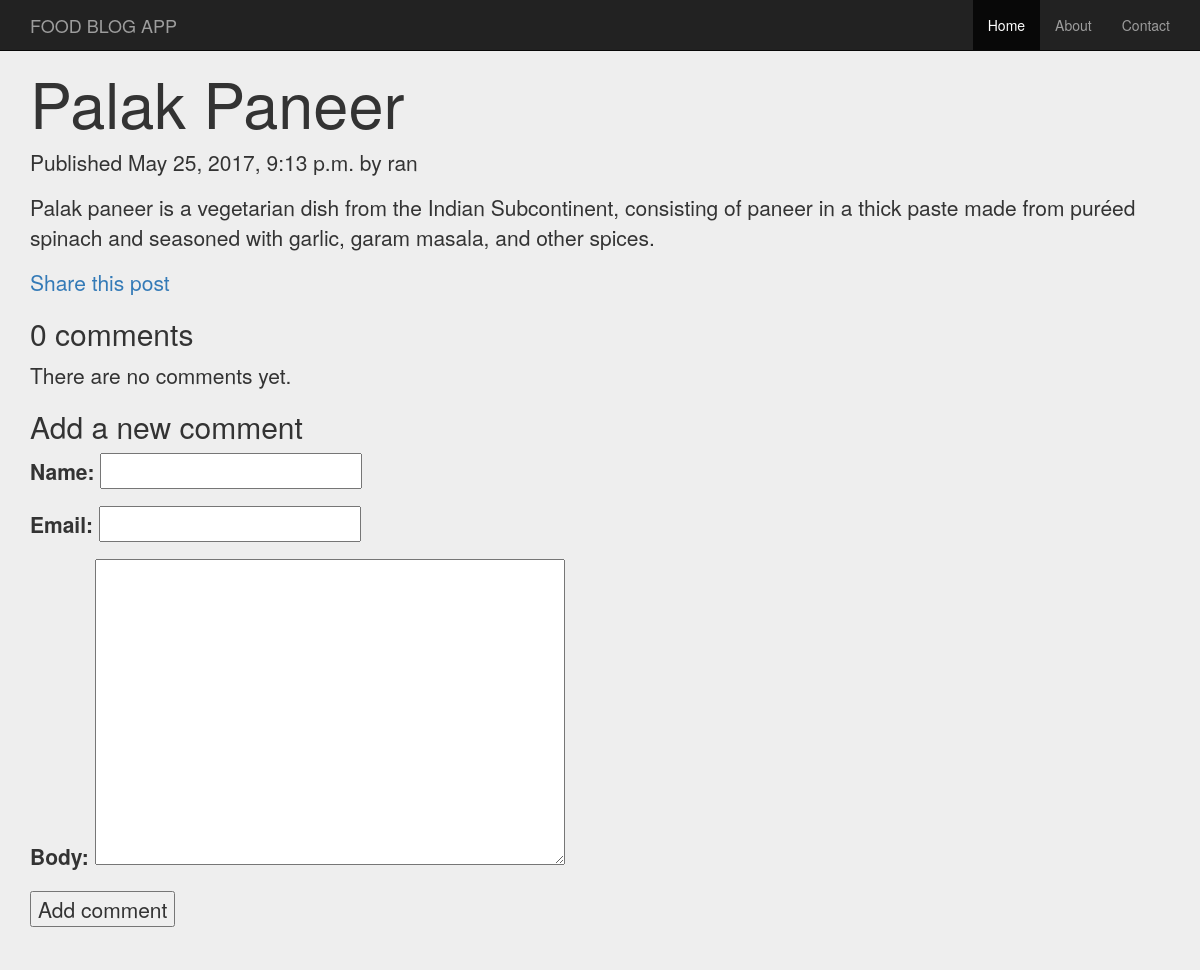
The page /foodblog/2017/05/25/palak-paneer/ on the database as committed earlier.
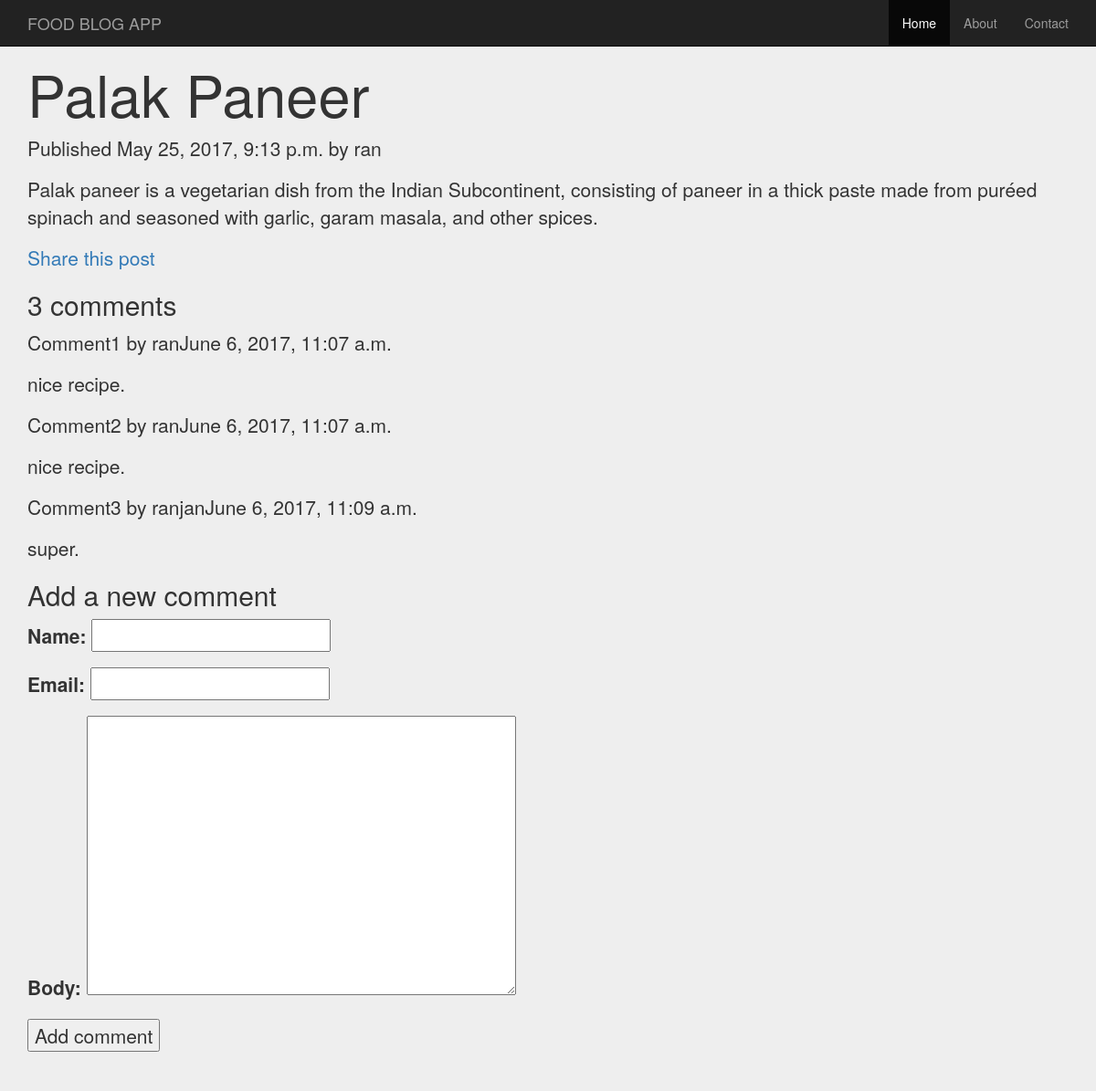
The same page on the database as committed later.
### foodblog/models.py (models this page shows, shortened)
class Post(models.Model):
    STATUS_CHOICES = (
    ('draft', 'Draft'),
    ('published', 'Published'),
    )
    title = models.CharField(max_length=250)
    slug = models.SlugField(max_length=250, unique_for_date='publish')
    author = models.ForeignKey(User, related_name='foodblog_posts')
    body = models.TextField()
    publish = models.DateTimeField(default=timezone.now)
    created = models.DateTimeField(auto_now_add=True)
    updated = models.DateTimeField(auto_now=True)
    status = models.CharField(max_length=10,
    choices=STATUS_CHOICES,
    default='draft')
    class Meta:
        ordering = ('-publish',)

class Comment(models.Model):
    post = models.ForeignKey(Post,related_name='comments')
    name=models.CharField(max_length=80)
    email=models.EmailField()
    body=models.TextField()
    created=models.DateTimeField(auto_now_add=True)
    updated=models.DateTimeField(auto_now=True)
    active=models.BooleanField(default=True)
    class Meta:
        ordering=('created',)

### foodblog/views.py (the view)
def post_detail(request,year,month,day,post):
	post=get_object_or_404(Post,slug=post,
		status='published',
		publish__year=year,
		publish__month=month,
		publish__day=day)
	comments=post.comments.filter(active=True)
	if request.method == 'POST':
		comment_form=CommentForm(data=request.POST)
		if comment_form.is_valid():
			new_comment=comment_form.save(commit=False)
			new_comment.post=post
			new_comment.save()
	else:
		comment_form=CommentForm()
	return render(request,'foodblog/post/detail.html',
		{'post':post,
		'comments':comments,
		'comment_form':comment_form})

### foodblog/forms.py
class CommentForm(forms.ModelForm):
	class Meta:
		model=Comment
		fields=('name','email','body')

### foodblog/templates/foodblog/post/detail.html (shortened to what this page needs)
{% extends "foodblog/base.html" %}
{% block content %}
	<h1>{{ post.title }}</h1>
	<p class="date">
		Published {{ post.publish }} by {{ post.author }}
	</p>
	{{ post.body|linebreaks }}
	<p>
		<a href="{% url 'foodblog:post_share' post.id %}">
				Share this post
		</a>
	</p>
{% with comments.count as total_comments %}
	<h2>
		{{total_comments}} comment{{total_comments|pluralize}}
	</h2>
{% endwith %}
{% for comment in comments %}
	<div class= "comment">
		<p class="info">
			Comment{{forloop.counter}} by {{comment.name}}{{comment.created}}
		</p>
		{{comment.body|linebreaks}}
	</div>
	{% empty %}
	<p>There are no comments yet.</p>
{% endfor %}
{% if new_comment %}
	<h2>Your comment has been added.</h2>
{% else %}
	<h2>Add a new comment</h2>
	<form action="."method="post">
		{{comment_form.as_p}}
		<p><input type="submit" value="Add comment"></p>
	</form>
{% endif %}
{% endblock %}

### foodblog/templates/foodblog/base.html (shortened to what this page needs)
{% load staticfiles %}
<!DOCTYPE html>
<html>
	<head>
		<link rel="stylesheet" type ="text/css" href="{% static 'foodblog/bootstrap/css/bootstrap.min.css' %}"/>
	</head>
	<body>
		{% include "foodblog/header.html" %}
		<div class="jumbotron">
			<div class="container">
				<div id="content">
					{% block content %}
					{% endblock %}
				</div>
			</div>
		</div>
	</body>
</html>

### foodblog/templates/foodblog/header.html (shortened to what this page needs)
 <nav class="navbar navbar-inverse navbar-fixed-top">
      <div class="container">
        <div class="navbar-header">
          <a class="navbar-brand" href="#">FOOD BLOG APP</a>
        </div>
        <div id="navbar" class="navbar-collapse collapse">
          <ul class="nav navbar-nav navbar-right">
            <li class="active"><a href="#">Home</a></li>
            <li><a href="#about">About</a></li>
            <li><a href="#contact">Contact</a></li>
          </ul>
        </div>
      </div>
    </nav>

Rows that differ between the two databases and show on the page:
added Comment: name "ran", created "June 6, 2017, 11:07 a.m.", body "nice recipe."
added Comment: name "ran", created "June 6, 2017, 11:07 a.m.", body "nice recipe."
added Comment: name "ranjan", created "June 6, 2017, 11:09 a.m.", body "super."
Other text that changed with them:
{{ total_comments }}: "0" → "3"
text no longer shown: "There are no comments yet."
